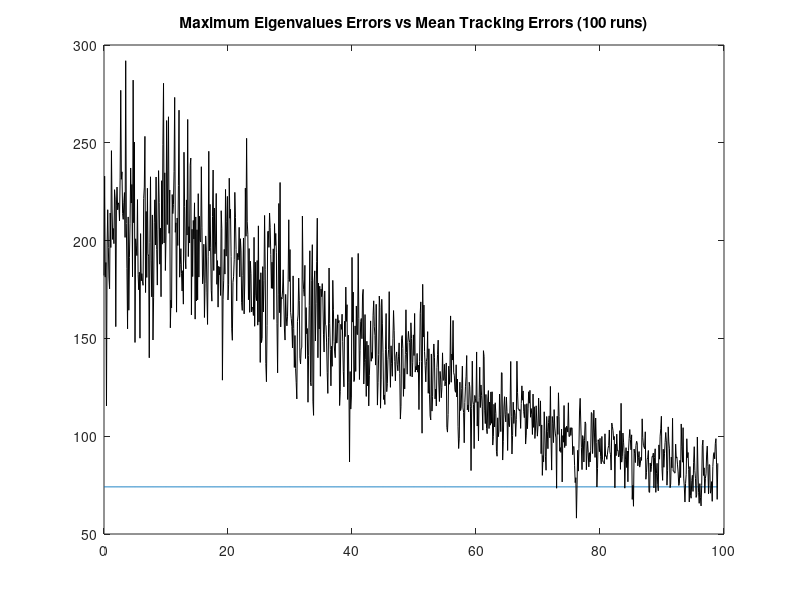

This chart was generated by the following MATLAB code:
% EC 3310 Computer Assignment #4 Part2
% Alessio Grompone 02/03/2013
% Kalman Filter Alpha-Beta 
clear all
%DATA
nloops=20;

delta=0.1;    %sample time
nsamples=1000; %number of samples

q2=1000; %plant noise square

S1p=[0;0];      %Sensor 1 position
sigma1r=100;   %standard deviation sensor 1 range
sigma1b=1*pi/180;   %standard deviation sensor 1 bearing
S1v=diag([sigma1r^2;sigma1b^2]);  %covariance
S1=[sigma1r;sigma1b];

%Inital Conditions

xo=-6000;
yo=20000;
Vxo=100;
Vyo=-173.2051;
%State Vector
xi=[xo;Vxo;yo;Vyo];

%Transition Matrix
F=[1,delta,0,0;0,1,0,0;0,0,1,delta;0,0,0,1];

%Measurement Matrix
H=[1,0,0,0;
    0,0,1,0];

%Kalman Filter Parameters

alpha=0.6;

beta=(alpha^2)/(2-alpha);

eta=1;

AA=[alpha 0; beta/(eta*delta) 0; 0 alpha; 0 beta/(eta*delta)];

Qk=(q2)*[(delta^3)/3,(delta^2)/2,0,0;
    (delta^2)/2,delta,0,0;
    0,0,(delta^3)/3,(delta^2)/2;
    0,0,(delta^2)/2,delta];
G=eye(4);
for kk=1:nloops,
%initialize Matixes
zout=[];   %measurements output
posout=[]; %true target position
error=[];  %distance errors
polar=[];
x=xi;
Pest=[];
Perror=[];
MaxEigs=[];

for ii=1:nsamples,
    
    ztrue=H*x;
    posout=[posout,ztrue];
    
    %% SENSOR 1
   
    range=sqrt((ztrue-S1p)'*(ztrue-S1p));
    bearing=atan2(ztrue(2)-S1p(2),ztrue(1)-S1p(1));
    polar=[range;bearing];    
    rrr=randn(size(S1));
    z=polar+rrr.*S1;%has measurements adding random error
    xpol=z(1)*cos(z(2));
    ypol=z(1)*sin(z(2));
    cartesian=[xpol;ypol]+S1p;  %cartesian coordinates
    
    %collects the real position values in one matrix
    zout=[zout,cartesian];  %collects the measurement values in one matrix
    ztilde=ztrue-(cartesian); %error between real position and measured position
    error=[error,sqrt(ztilde'*ztilde)];%collects error values
   
   
    
%Estimating covarinace in cartesian  
% Fx=[cos(z(2)), -z(1)*sin(z(2));
%        sin(z(2)), z(1)*cos(z(2))];  
% 
% Rk1=Fx*S1v*Fx';
Rk1=[40000 0;0 40000];

%fixed gain filter
[K,P]=dlqe(F,G,H,Qk,Rk1);

%measurement Initialized FILTER

M=[1 0 0 0;1/delta 0 -1/delta 0; 0 1 0 0; 0 1/delta 0 -1/delta];  

%momorization of first two measurements and R
if ii==1
    z1=cartesian;
    z2=cartesian;
    
elseif ii==2
    z1=z1;
    z2=cartesian;
else
    z1=z1;
    z2=z2;
end

%stop filter for the first two measurements
if ii<3
Pest=[];
Ptilde=0;
Perror=[];
MaxEig=0;
Xk_k=[0;0;0;0];
Pk_k=eye(4,4);

else
%Initailization
if ii==3
Xk1_k=[1 0 0 0; 1/delta 0 -1/delta 0; 0 1 0 0; 0 1/delta 0 -1/delta]*[z2;z1];
end

Ztk1=cartesian-H*Xk1_k; 

%correction
Xk1_k1=Xk1_k + AA*(Ztk1);

%Reset estimate for the next cycle
Xk_k = Xk1_k1;

%prediction
x=F*x;
Xk1_k=F*Xk_k;

%Position Estimates and Errors from the filter
Pestout=H*Xk_k;
Pest=[Pest,Pestout];
Ptilde=ztrue-Pestout; %error between real position and measured position
Perror=[Perror,sqrt(Ptilde'*Ptilde)];%collects error values

MaxEig=sqrt(eigs(P,1));

if ii<11
MaxEigs=[MaxEig];
Perror2=[sqrt(Ptilde'*Ptilde)];
else
MaxEigs=[MaxEigs;MaxEig]; 
Perror2=[Perror2,sqrt(Ptilde'*Ptilde)];
end


end
end

if kk==1
    merror=error;
    zoutmean=zout;
    mXest=Pest;
    Pmerror=Perror;
    mMaxEigs=MaxEigs;
    Pmerror2=Perror2;
    
else
    merror=merror+error;
    zoutmean=zoutmean+zout;  
    mXest=mXest+Pest;
    Pmerror=Pmerror+Perror;
    mMaxEigs=mMaxEigs+MaxEigs;
    Pmerror2=Pmerror2+Perror2;
    
end
end

merror=merror/nloops;
zoutmean=zoutmean/nloops;
mXest=mXest/nloops;
Pmerror=Pmerror/nloops;
mMaxEigs=mMaxEigs/nloops;
Pmerror2=Pmerror2/nloops;

%plot1 Target motion with mean noise measurements
plot(posout(1,:),posout(2,:),'-',zoutmean(1,:),zoutmean(2,:),'-');
title('Target Motion and Mean Measurement Trajectory');
pause;

%plot2 Target motion with Mean Track Trajectory
plot(posout(1,:),posout(2,:),'-',mXest(1,:),mXest(2,:),'-');
title('Target Motion and Mean Track Trajectory');
pause;

%Distance errors between Mean Track Trajectory and measurements
time=[1:max(size(error))]*delta-delta;
plot(time,merror,'-');
hold
time=[1:max(size(Perror))]*delta-delta;
plot(time+0.2,Pmerror,'-','Color','red');
title('Mean Measurements Errors and Mean track position errors vs Time (100 runs)');
pause;
hold off

%Distance errors between Mean Track Trajectory and Max Eigenvalues
time=(1:max(size(MaxEigs)))*delta-delta;
plot(time,mMaxEigs,'-');
hold
plot(time,Pmerror2,'-','Color','black');
title('Maximum Eigenvalues Errors vs Mean Tracking Errors (100 runs)');
pause;
hold off
close all
